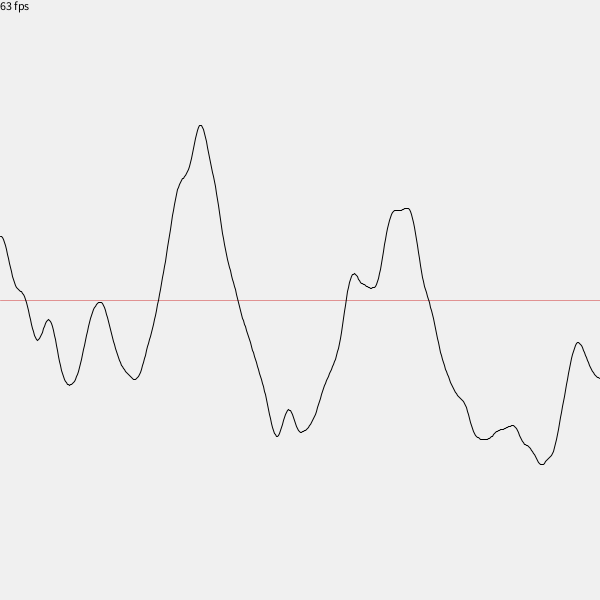
Frame 1 (no input)
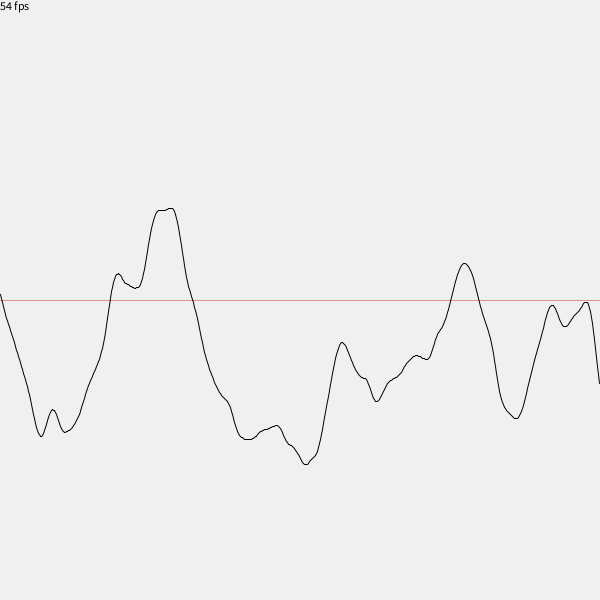
Frame 60 (the mouse pressed at the canvas centre just before this capture)
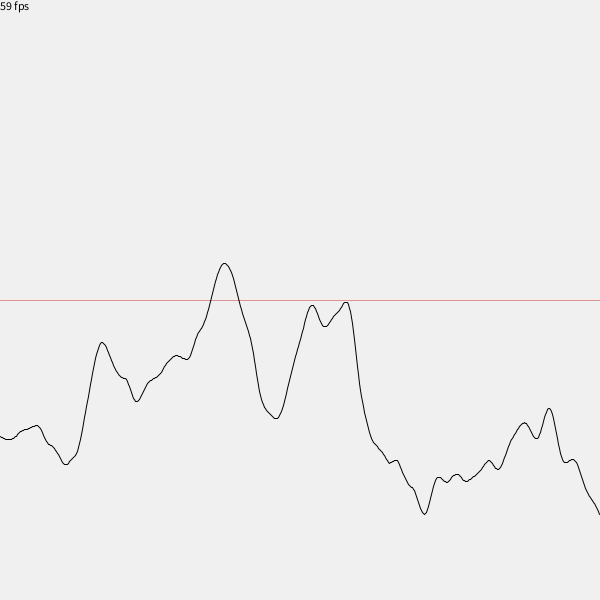
Frame 120 (the mouse held since frame 60 and released just before this capture)

The Processing sketch that drew these frames (run headless with seeded random() and noise(); from frame 60 on, the mouse is pressed at the canvas centre):

// Processing sketch: processing_MovingGraph_01
// ── processing_MovingGraph_01.pde
float incrementValue = 0.01;
float movingSpeed = 4;
int width = 600;
int height = 600;

float start = 0;

void setup() {
  size(600, 600);
  noiseDetail(4);
}

void draw() {
  background(240);
  
  fill(0);
  text(floor(frameRate) + " fps", 0, 10);
  fill(255);

  stroke(200, 0, 0, 100);
  line(0, height / 2, width, height / 2);
  stroke(0);

  noFill();

  float xOff = start;
  beginShape();
  for (int x = 0; x < width; x++) {
    float y = f(xOff); //Replace f(xOff) with g(xOff), h(xOff) or some other created functions.
    vertex(x, y);
    xOff += incrementValue;
  }
  endShape();

  start += incrementValue * movingSpeed;
}

//Perlin-Noise
private float f(float x) {
  return map(noise(x), 0, 1, (float)height, 0);
}

//Sine
private float g(float x) {
  return map((float)Math.sin(x), -1, 1, (float)height, 0);
}

//Tangent
private float h(float x) {
  return map((float)Math.tan(x), -50, 50, (float)height, 0);
}
